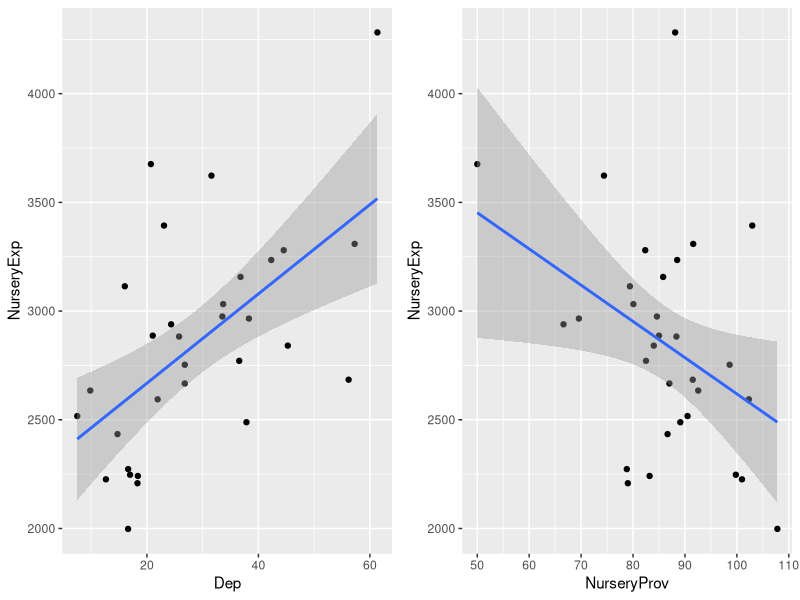

This chart was generated by the following R code:
library(car)
library(ggplot2)
library(arm)
library(gridExtra)

#load the data
nursery_dt <- read.table("NurserySchools.txt", header = TRUE)
head(nursery_dt, 5)

p1 <- ggplot(data = nursery_dt, aes(x=Dep, y= NurseryExp)) + geom_point() + geom_smooth(method = "lm")
p2 <- ggplot(data = nursery_dt, aes(x=NurseryProv , y= NurseryExp)) + geom_point() + geom_smooth(method = "lm")
grid.arrange(p1,p2,nrow=1)

with(nursery_dt, cor(Dep, NurseryExp))
with(nursery_dt, cor(NurseryProv,NurseryExp))

#Q2 remove outlies (max)
out1 <- which(nursery_dt$NurseryExp==max(nursery_dt$NurseryExp))
first_lm <- lm(NurseryExp ~ Dep + NurseryProv , data = nursery_dt)
display(first_lm)

nursery_out.1 <- nursery_dt[-out1,]
imp_first <- lm(NurseryExp ~ Dep + NurseryProv , data = nursery_out.1)
display(imp_first)

(15.85-14.81)/15.85

#Q3
show_outliers<-function(the.linear.model,topN){
  #length of data
  n=length(fitted(the.linear.model))
  #number of parameters estimated
  p=length(coef(the.linear.model))
  #standardised residuals over 3
  res.out<-which(abs(rstandard(the.linear.model))>3) #sometimes >2
  #topN values
  res.top<-head(rev(sort(abs(rstandard(the.linear.model)))),topN)
  #high leverage values
  lev.out<-which(lm.influence(the.linear.model)$hat>2*p/n)
  #topN values
  lev.top<-head(rev(sort(lm.influence(the.linear.model)$hat)),topN)
  #high diffits
  dffits.out<-which(dffits(the.linear.model)>2*sqrt(p/n))
  #topN values
  dffits.top<-head(rev(sort(dffits(the.linear.model))),topN)
  #Cook's over 1
  cooks.out<-which(cooks.distance(the.linear.model)>1)
  #topN cooks
  cooks.top<-head(rev(sort(cooks.distance(the.linear.model))),topN)
  #Create a list with the statistics -- cant do a data frame as different lengths 
  list.of.stats<-list(Std.res=res.out,Std.res.top=res.top, Leverage=lev.out, Leverage.top=lev.top, DFFITS=dffits.out, DFFITS.top=dffits.top, Cooks=cooks.out,Cooks.top=cooks.top)
  #return the statistics
  list.of.stats}

outliers.nursery <- show_outliers(first_lm, 5)
influtial.1 <- intersect(outliers.nursery$DFFITS,outliers.nursery$Leverage)
influtial.1

outliers.nursery$DFFITS.top
outliers.nursery$Leverage.top
outliers.nursery$DFFITS

nursery_dt[c(18, 28),][,4]
